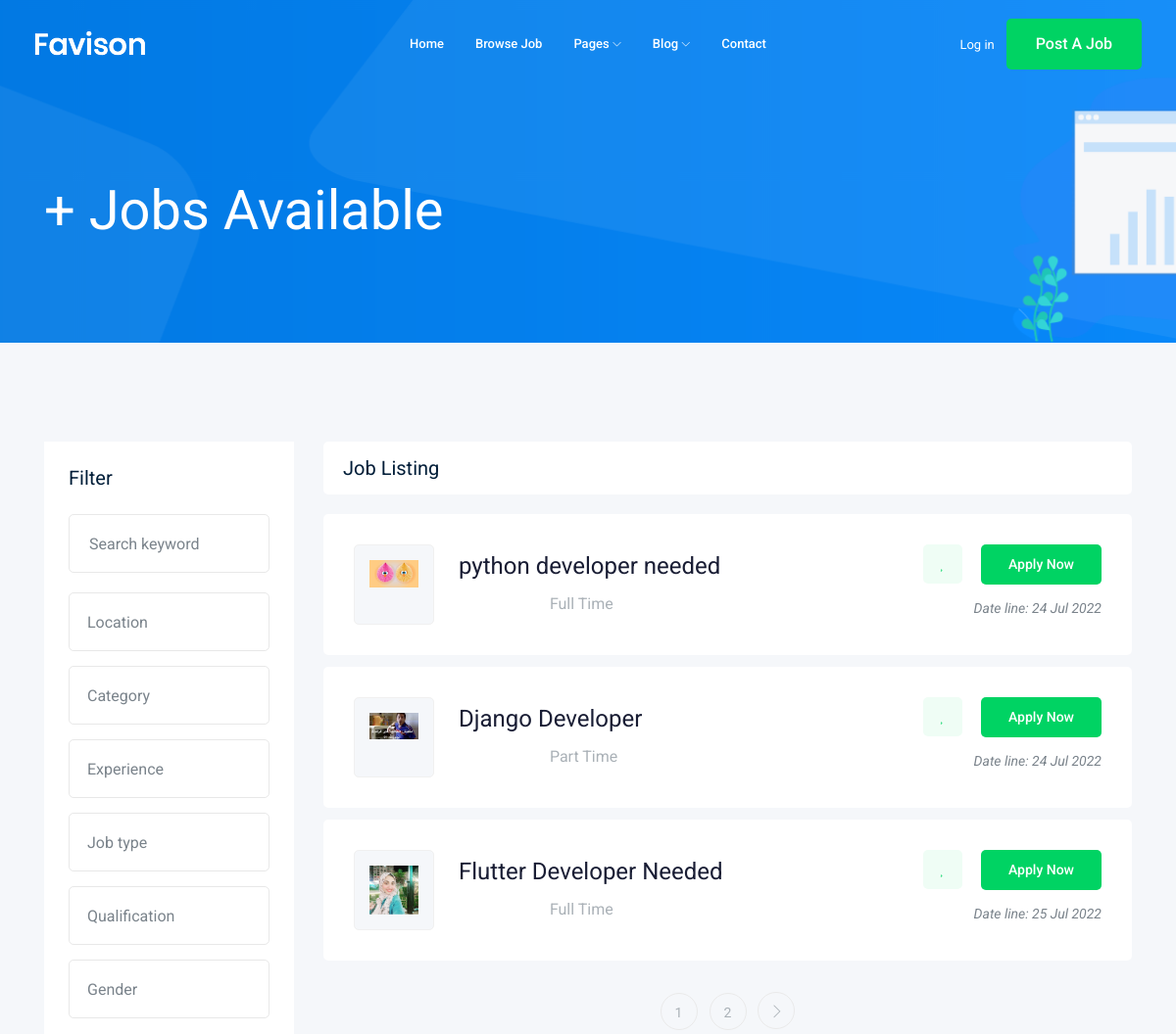
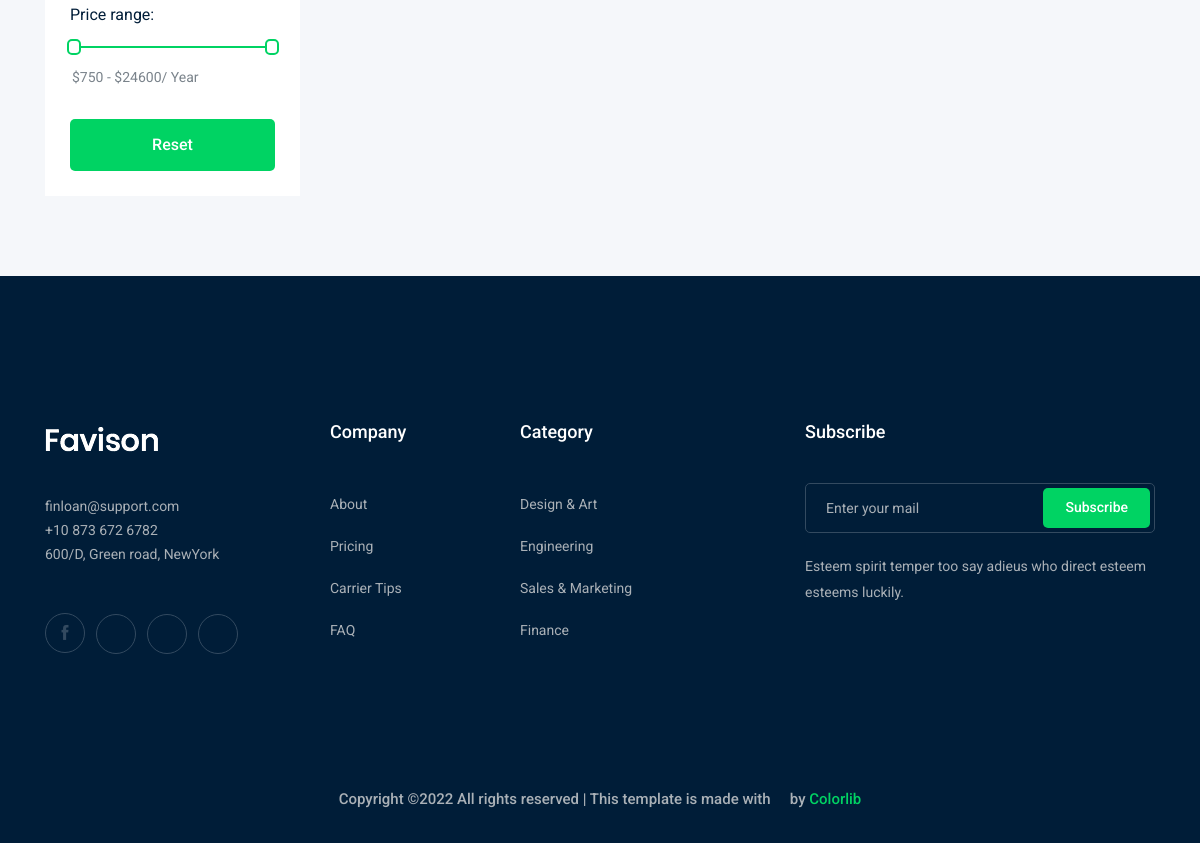
Screenshot of /jobs/ with the database file from the repository (2 pictures, top to bottom).
### job/models.py (models this page shows, shortened)
class job(models.Model):
    owner=models.ForeignKey(User,related_name='job_owner',on_delete=models.CASCADE)
    title=models.CharField(max_length=100)
    job_type=models.CharField(max_length=15,choices=JOB_TYPE)
    description=models.TextField(max_length=1000)
    published_at=models.DateTimeField(auto_now=True)
    Vacancy=models.IntegerField(default=1)
    salary=models.IntegerField(default=0)
    experience=models.IntegerField(default=1)
    category=models.ForeignKey('Category',on_delete=models.CASCADE)
    image=models.ImageField(upload_to=image_upload)
    slug=models.SlugField(blank=True,null=True)

### job/views.py (the view)
# urls.py: path('',views.job_list,name='job_list'),
def job_list(request):
    job_list=job.objects.all()
    paginator = Paginator(job_list,3)
    page_number = request.GET.get('page')
    page_obj = paginator.get_page(page_number)
    context={'jobs':page_obj}
    return render(request,'job/job_list.html',context)

### job/templates/job/job_list.html (shortened to what this page needs)
{% extends 'base.html' %}
{% block  body %}
    <div class="bradcam_area bradcam_bg_1">
        <div class="container">
            <div class="row">
                <div class="col-xl-12">
                    <div class="bradcam_text">
                        <h3>{{ jobs.count }}+ Jobs Available</h3>
                    </div>
                </div>
            </div>
        </div>
    </div>
    <div class="job_listing_area plus_padding">
        <div class="container">
            <div class="row">
                <div class="col-lg-3">
                    <div class="job_filter white-bg">
                        <div class="form_inner white-bg">
                            <h3>Filter</h3>
                            <form action="#">
                                <div class="row">
                                    <div class="col-lg-12">
                                        <div class="single_field">
                                            <input type="text" placeholder="Search keyword">
                                        </div>
                                    </div>
                                    <div class="col-lg-12">
                                    </div>
                                    <div class="col-lg-12">
                                    </div>
                                    <div class="col-lg-12">
                                    </div>
                                    <div class="col-lg-12">
                                    </div>
                                    <div class="col-lg-12">
                                    </div>
                                    <div class="col-lg-12">
                                    </div>
                                </div>
                            </form>
                        </div>
                        <div class="range_wrap">
                            <label for="amount">Price range:</label>
                            <div id="slider-range"></div>
                            <p>
                                <input type="text" id="amount" readonly style="border:0; color:#7A838B; font-size: 14px; font-weight:400;">
                            </p>
                        </div>
                        <div class="reset_btn">
                            <button  class="boxed-btn3 w-100" type="submit">Reset</button>
                        </div>
                    </div>
                </div>
                <div class="col-lg-9">
                    <div class="recent_joblist_wrap">
                        <div class="recent_joblist white-bg ">
                            <div class="row align-items-center">
                                <div class="col-md-6">
                                    <h4>Job Listing</h4>
                                </div>
                                <div class="col-md-6">
                                </div>
                            </div>
                        </div>
                    </div>
                    <div class="job_lists m-0">
                        <div class="row">
                            {% for job in jobs %}
                                <div class="col-lg-12 col-md-12">
                                    <div class="single_jobs white-bg d-flex justify-content-between">
                                        <div class="jobs_left d-flex align-items-center">
                                            <div class="thumb">
                                                <img src="{{ job.image.url }}" alt="" style="width:100%;height:auto">
                                            </div>
                                            <div class="jobs_conetent">
                                                <a href="{% url 'jobs:job_detail'  job.slug %}"><h4>{{ job.title }}</h4></a>
                                                <div class="links_locat d-flex align-items-center">
                                                    <div class="location">
                                                        <p> <i class="fa fa-map-marker"></i> {{ job.location }}</p>
                                                    </div>
                                                    <div class="location">
                                                        <p> <i class="fa fa-clock-o"></i> {{ job.job_type }}</p>
                                                    </div>
                                                </div>
                                            </div>
                                        </div>
                                        <div class="jobs_right">
                                            <div class="apply_now">
                                                <a class="heart_mark" href="#"> <i class="fa fa-heart"></i> </a>
                                                <a href="{% url 'jobs:job_detail'  job.slug %}" class="boxed-btn3">Apply Now</a>
                                            </div>
                                            <div class="date">
                                                <p>Date line: {{ job.published_at|date:"d M o"}}</p>
                                            </div>
                                        </div>
                                    </div>
                                </div>
                            {% endfor %}
                        </div>
                        {% if jobs.has_other_pages %}
                        <div class="row">
                            <div class="col-lg-12">
                                <div class="pagination_wrap">
                                    <ul>
                                        {% for i in jobs.paginator.page_range %}
                                            <li><a href="?page={{i}}"><span>{{ i }}</span></a></li>
                                        {% endfor %}
                                        {% if jobs.has_next %}
                                           <li><a href="?page={{jobs.next_page_number}}"> <i class="ti-angle-right"></i> </a></li>
                                        {% endif  %}
                                    </ul>
                                </div>
                            </div>
                        {% endif %}
                        </div>
                    </div>
                </div>
            </div>
        </div>
    </div>
{% endblock  %}

### templates/base.html (shortened to what this page needs)
{% load static %}
<!doctype html>
<html class="no-js" lang="zxx">
<head>
    <link rel="stylesheet" href="{% static 'css/bootstrap.min.css' %}">
    <link rel="stylesheet" href="{% static 'css/owl.carousel.min.css' %}">
    <link rel="stylesheet" href="{% static 'css/magnific-popup.css'  %}">
    <link rel="stylesheet" href="{% static 'css/font-awesome.min.css'  %}">
    <link rel="stylesheet" href="{% static 'css/themify-icons.css'  %}">
    <link rel="stylesheet" href="{% static 'css/nice-select.css'  %} ">
    <link rel="stylesheet" href="{% static 'css/flaticon.css'  %}">
    <link rel="stylesheet" href="{% static 'css/jquery-ui.css'  %} ">
    <link rel="stylesheet" href="{% static 'css/gijgo.css'  %}">
    <link rel="stylesheet" href="{% static 'css/animate.min.css'  %} ">
    <link rel="stylesheet" href="{% static 'css/slicknav.css'  %} ">
    <link rel="stylesheet" href=" {% static 'css/style.css' %} ">
</head>
<body>
    <header>
        <div class="header-area ">
            <div id="sticky-header" class="main-header-area">
                <div class="container-fluid ">
                    <div class="header_bottom_border">
                        <div class="row align-items-center">
                            <div class="col-xl-3 col-lg-2">
                                <div class="logo">
                                    <a href="index.html">
                                        <img src="img/logo.png" alt="">
                                    </a>
                                </div>
                            </div>
                            <div class="col-xl-6 col-lg-7">
                                <div class="main-menu  d-none d-lg-block">
                                    <nav>
                                        <ul id="navigation">
                                            <li><a href="index.html">home</a></li>
                                            <li><a href="jobs.html">Browse Job</a></li>
                                            <li><a href="#">pages <i class="ti-angle-down"></i></a>
                                            </li>
                                            <li><a href="#">blog <i class="ti-angle-down"></i></a>
                                            </li>
                                            <li><a href="contact.html">Contact</a></li>
                                        </ul>
                                    </nav>
                                </div>
                            </div>
                            <div class="col-xl-3 col-lg-3 d-none d-lg-block">
                                <div class="Appointment">
                                    <div class="phone_num d-none d-xl-block">
                                        <a href="#">Log in</a>
                                    </div>
                                    <div class="d-none d-lg-block">
                                        <a class="boxed-btn3" href="#">Post a Job</a>
                                    </div>
                                </div>
                            </div>
                            <div class="col-12">
                            </div>
                        </div>
                    </div>
                </div>
            </div>
        </div>
    </header>
{% block  body %}
{% endblock  %}
    <footer class="footer">
        <div class="footer_top">
            <div class="container">
                <div class="row">
                    <div class="col-xl-3 col-md-6 col-lg-3">
                        <div class="footer_widget wow fadeInUp" data-wow-duration="1s" data-wow-delay=".3s">
                            <div class="footer_logo">
                                <a href="#">
                                    <img src="img/logo.png" alt="">
                                </a>
                            </div>
                            <p>
                                finloan@support.com <br>
                                +10 873 672 6782 <br>
                                600/D, Green road, NewYork
                            </p>
                            <div class="socail_links">
                                <ul>
                                    <li>
                                        <a href="#">
                                            <i class="ti-facebook"></i>
                                        </a>
                                    </li>
                                    <li>
                                        <a href="#">
                                            <i class="fa fa-google-plus"></i>
                                        </a>
                                    </li>
                                    <li>
                                        <a href="#">
                                            <i class="fa fa-twitter"></i>
                                        </a>
                                    </li>
                                    <li>
                                        <a href="#">
                                            <i class="fa fa-instagram"></i>
                                        </a>
                                    </li>
                                </ul>
                            </div>
                        </div>
                    </div>
                    <div class="col-xl-2 col-md-6 col-lg-2">
                        <div class="footer_widget wow fadeInUp" data-wow-duration="1.1s" data-wow-delay=".4s">
                            <h3 class="footer_title">
                                Company
                            </h3>
                            <ul>
                                <li><a href="#">About </a></li>
                                <li><a href="#"> Pricing</a></li>
                                <li><a href="#">Carrier Tips</a></li>
                                <li><a href="#">FAQ</a></li>
                            </ul>
                        </div>
                    </div>
                    <div class="col-xl-3 col-md-6 col-lg-3">
                        <div class="footer_widget wow fadeInUp" data-wow-duration="1.2s" data-wow-delay=".5s">
                            <h3 class="footer_title">
                                Category
                            </h3>
                            <ul>
                                <li><a href="#">Design & Art</a></li>
                                <li><a href="#">Engineering</a></li>
                                <li><a href="#">Sales & Marketing</a></li>
                                <li><a href="#">Finance</a></li>
                            </ul>
                        </div>
                    </div>
                    <div class="col-xl-4 col-md-6 col-lg-4">
                        <div class="footer_widget wow fadeInUp" data-wow-duration="1.3s" data-wow-delay=".6s">
                            <h3 class="footer_title">
                                Subscribe
                            </h3>
                            <form action="#" class="newsletter_form">
                                <input type="text" placeholder="Enter your mail">
                                <button type="submit">Subscribe</button>
                            </form>
                            <p class="newsletter_text">Esteem spirit temper too say adieus who direct esteem esteems
                                luckily.</p>
                        </div>
                    </div>
                </div>
            </div>
        </div>
        <div class="copy-right_text wow fadeInUp" data-wow-duration="1.4s" data-wow-delay=".3s">
            <div class="container">
                <div class="row">
                    <div class="col-xl-12">
                        <p class="copy_right text-center">
Copyright &copy;<script>document.write(new Date().getFullYear());</script> All rights reserved | This template is made with <i class="fa fa-heart-o" aria-hidden="true"></i> by <a href="https://colorlib.com" target="_blank">Colorlib</a>
                        </p>
                    </div>
                </div>
            </div>
        </div>
    </footer>
</body>
</html>

### rows the page displays
job: image (picture), title "python developer needed", job_type "Full Time", published_at "24 Jul 2022"
job: image (picture), title "Django Developer", job_type "Part Time", published_at "24 Jul 2022"
job: image (placeholder picture), title "Flutter Developer Needed", job_type "Full Time", published_at "25 Jul 2022"

### other values shown
{{ i }} "1" "2"
